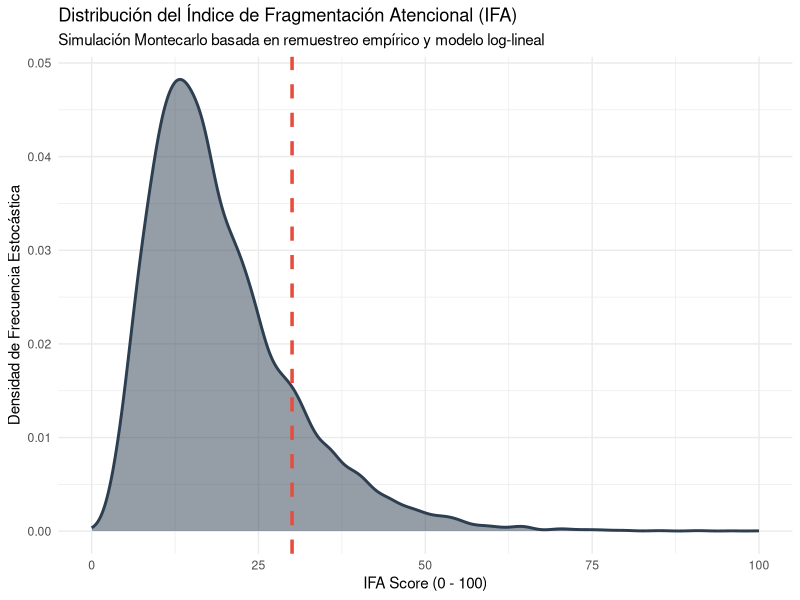

The R source for this figure: (Note: this script raises an error after producing the figure.)
## ---- chunk 1
#| label: modelo-calculos-puros
#| echo: false
#| message: false
#| warning: false

# Ingesta de datos
datos <- read.csv('estudiantes_clean.csv')

predictores <- c('Daily_Screen_Time_Hours', 'Social_Media_Usage_Hours', 'App_Notifications_Received', 'Screen_Unlocks_Per_Day')
target <- 'IFA'

# Estandarización paramétrica Z-score
datos_z <- as.data.frame(scale(datos[, c(predictores, target)]))

# Ajuste del modelo lineal
modelo_ifa <- lm(IFA ~ Daily_Screen_Time_Hours + Social_Media_Usage_Hours + 
                 App_Notifications_Received + Screen_Unlocks_Per_Day, data = datos_z)
resumen <- summary(modelo_ifa)

# Guardamos los coeficientes para extraerlos fácil
coefs <- resumen$coefficients
## ---- chunk 2
library(ggplot2)
library(dplyr)

# 1. Carga de datos y transformación robusta para evitar multicolinealidad
datos_qmd <- read.csv('estudiantes_clean.csv') %>% 
  mutate(Other_Screen_Time = pmax(0, Daily_Screen_Time_Hours - Social_Media_Usage_Hours)) %>%
  filter(IFA > 0)

# Modelo con efectos multiplicativos e interacciones exponenciales
modelo_robust <- lm(log(IFA) ~ Other_Screen_Time * Social_Media_Usage_Hours + 
                      App_Notifications_Received + Screen_Unlocks_Per_Day, data = datos_qmd)

sigma_res <- sigma(modelo_robust)

# 2. Bootstrapping empírico (10,000 perfiles conjuntos)
set.seed(42)
n_sim <- 10000
indices_boot <- sample(1:nrow(datos_qmd), n_sim, replace = TRUE)

perfiles_sim <- datos_qmd[indices_boot, c("Other_Screen_Time", "Social_Media_Usage_Hours", 
                                             "App_Notifications_Received", "Screen_Unlocks_Per_Day")]

# 3. Proyección con el error del entorno integrado
ruido_exogeno <- rnorm(n_sim, mean = 0, sd = sigma_res)
pred_log <- predict(modelo_robust, newdata = perfiles_sim)
perfiles_sim$IFA_proyectado <- exp(pred_log + ruido_exogeno)

# 4. Normalización matemática de la escala (0 - 100) - CORREGIDO AQUÍ
min_ifa <- min(perfiles_sim$IFA_proyectado)
max_ifa <- max(perfiles_sim$IFA_proyectado)
perfiles_sim$IFA_score <- ((perfiles_sim$IFA_proyectado - min_ifa) / (max_ifa - min_ifa)) * 100

# 5. Cálculo dinámico de métricas para el reporte
umbral_critico <- quantile(perfiles_sim$IFA_score, 0.85)
casos_colapso <- perfiles_sim %>% filter(IFA_score >= umbral_critico)

media_unlocks <- round(mean(casos_colapso$Screen_Unlocks_Per_Day), 0)
media_redes <- round(mean(casos_colapso$Social_Media_Usage_Hours), 1)

# 6. Generación del gráfico de alta definición
grafico_reporte <- ggplot(perfiles_sim, aes(x = IFA_score)) +
  geom_density(fill = "#2C3E50", alpha = 0.5, color = "#2C3E50", linewidth = 1) +
  geom_vline(xintercept = umbral_critico, color = "#E74C3C", linetype = "dashed", linewidth = 1.2) +
  labs(
    title = "Distribución del Índice de Fragmentación Atencional (IFA)",
    subtitle = "Simulación Montecarlo basada en remuestreo empírico y modelo log-lineal",
    x = "IFA Score (0 - 100)",
    y = "Densidad de Frecuencia Estocástica"
  ) +
  theme_minimal()
## ---- chunk 3
# Se incluye el gráfico dinámico generado en el paso anterior
knitr::include_graphics("grafico_montecarlo_final.png")
